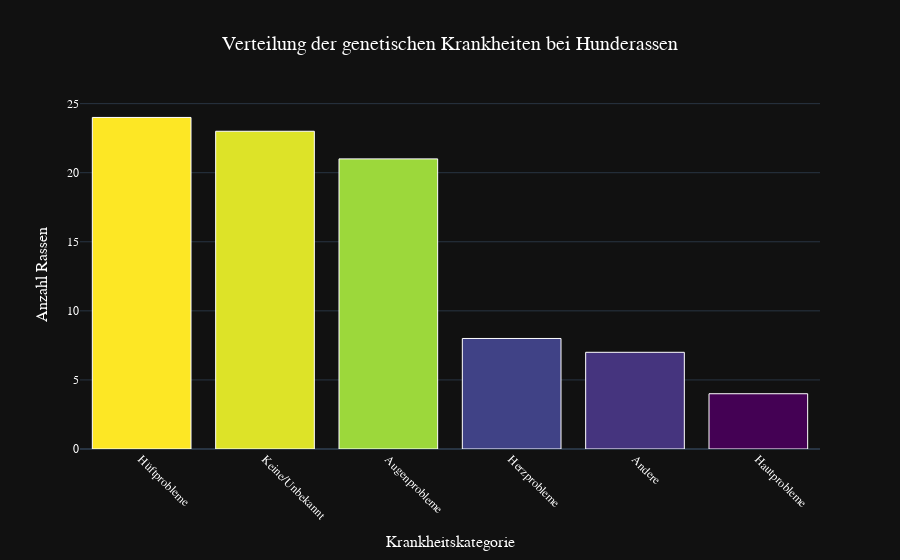

The cell this chart's notebook holds for it:
### Code cell
# Häufigkeiten zählen und nach Häufigkeit sortieren
ailment_counts = data['Simplified_Ailments'].value_counts()

# Bar Chart erstellen
fig = px.bar(
    x=ailment_counts.index,
    y=ailment_counts.values,
    title='Verteilung der genetischen Krankheiten bei Hunderassen',
    labels={'x': 'Krankheitskategorie', 'y': 'Anzahl Rassen'},
    template='plotly_dark',
    color=ailment_counts.values,
    color_continuous_scale='Viridis'
)

# Styling anpassen
fig.update_layout(
    font=dict(
        family="Verdana",
        size=14,
        color="white"
    ),
    title_font=dict(
        family="Verdana",
        size=20,
        color="white"
    ),
    title_x=0.5,
    title_xanchor='center',
    showlegend=False
)

# Balken mit weißer Umrandung
fig.update_traces(
    marker=dict(
        line=dict(color='white', width=1)
    ),
    # Hover-Informationen
    hovertemplate='<b>%{x}</b><br>' +
                  'Anzahl: %{y} Rassen<br>' +
                  'Anteil: %{customdata:.1f}%<br>' +
                  '<extra></extra>',
    customdata=[(count / len(data)) * 100 for count in ailment_counts.values]
)

# Achsen anpassen
fig.update_xaxes(
    tickangle=45,
    title_font=dict(size=16, color="white"),
    tickfont=dict(size=12, color="white")
)

fig.update_yaxes(
    title_font=dict(size=16, color="white"),
    tickfont=dict(size=12, color="white")
)

# Farbskala ausblenden
fig.update_coloraxes(showscale=False)

fig.show()

# Zusätzliche Statistiken ausgeben
print("=== VERTEILUNG DER KRANKHEITEN ===")
total = len(data)
for category, count in ailment_counts.items():
    percentage = (count / total) * 100
    print(f"{category}: {count} Rassen ({percentage:.1f}%)")

### Figure 1 — Plotly figure (JSON) as saved in the notebook; plotly's stock layout.template omitted (floating-point values rounded to 4 significant figures)
{"data": [{"customdata": [27.59, 26.44, 24.14, 9.195, 8.046, 4.598], "hovertemplate": "<b>%{x}</b><br>Anzahl: %{y} Rassen<br>Anteil: %{customdata:.1f}%<br><extra></extra>", "legendgroup": "", "marker": {"color": [24, 23, 21, 8, 7, 4], "coloraxis": "coloraxis", "line": {"color": "white", "width": 1}, "pattern": {"shape": ""}}, "name": "", "orientation": "v", "showlegend": false, "textposition": "auto", "type": "bar", "x": ["Hüftprobleme", "Keine/Unbekannt", "Augenprobleme", "Herzprobleme", "Andere", "Hautprobleme"], "xaxis": "x", "y": [24, 23, 21, 8, 7, 4], "yaxis": "y"}], "layout": {"barmode": "relative", "coloraxis": {"colorbar": {"title": {"text": "color"}}, "colorscale": [[0, "#440154"], [0.1111, "#482878"], [0.2222, "#3e4989"], [0.3333, "#31688e"], [0.4444, "#26828e"], [0.5556, "#1f9e89"], [0.6667, "#35b779"], [0.7778, "#6ece58"], [0.8889, "#b5de2b"], [1, "#fde725"]], "showscale": false}, "font": {"color": "white", "family": "Verdana", "size": 14}, "legend": {"tracegroupgap": 0}, "showlegend": false, "title": {"font": {"color": "white", "family": "Verdana", "size": 20}, "text": "Verteilung der genetischen Krankheiten bei Hunderassen", "x": 0.5, "xanchor": "center"}, "xaxis": {"anchor": "y", "domain": [0, 1], "tickangle": 45, "tickfont": {"color": "white", "size": 12}, "title": {"font": {"color": "white", "size": 16}, "text": "Krankheitskategorie"}}, "yaxis": {"anchor": "x", "domain": [0, 1], "tickfont": {"color": "white", "size": 12}, "title": {"font": {"color": "white", "size": 16}, "text": "Anzahl Rassen"}}}}
